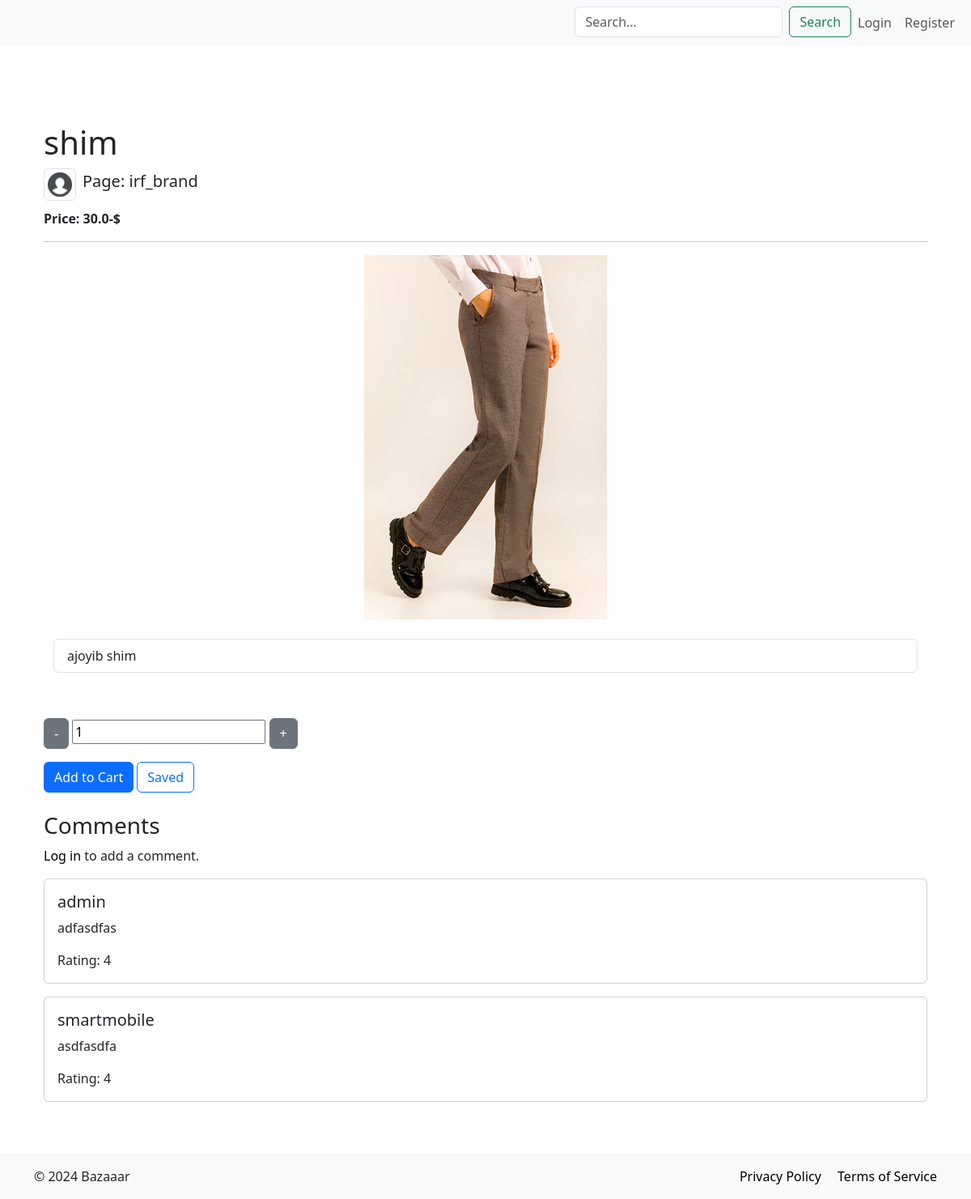
The page /page/1/product/10/detail/ on the database its author committed.
### products/models.py (models this page shows, shortened)
class Products(models.Model):
    category = models.ForeignKey(Category, on_delete=models.CASCADE)
    page = models.ForeignKey(Pages, on_delete=models.CASCADE)
    name = models.CharField(max_length=500)
    description = models.TextField()
    price = models.FloatField()
    discount = models.IntegerField(default=0, validators=[MinValueValidator(0), MaxValueValidator(100)])
    price_discount = models.FloatField(default=0)
    class Meta:
        db_table = 'Products'

class Pages(models.Model):
    account = models.ForeignKey(User, on_delete=models.CASCADE)
    category = models.ForeignKey(Category, on_delete=models.CASCADE)
    name = models.CharField(max_length=300, unique=True)
    description = models.TextField(null=True)
    created_at = models.DateTimeField(default=timezone.now)
    class Meta:
        db_table = 'Pages'

class Images(models.Model):
    product = models.ForeignKey(Products, on_delete=models.CASCADE)
    image = models.ImageField(upload_to='images/')
    class Meta:
        db_table = 'Images'

class Comments(models.Model):
    product = models.ForeignKey(Products, on_delete=models.CASCADE)
    star_given = models.IntegerField(
        default=1,
        validators=[
            MaxValueValidator(5),
            MinValueValidator(1)
        ])
    comment = models.TextField()
    user = models.ForeignKey(User, on_delete=models.CASCADE)
    class Meta:
        db_table = "Comments"

### users/models.py (models this page shows, shortened)
class User(AbstractUser):
    image = models.ImageField(upload_to='users_img/', blank=True, null=True, default='default_img/user_img.png')
    class Meta:
        db_table = 'user'

### products/views.py (the view)
# urls.py: path('page/<int:page_id>/product/<int:product_id>/detail/', views.ProductDetailView.as_view(), name='product-detail'),
class ProductDetailView(View):
    def get(self, request, page_id, product_id, *args, **kwargs):
        page = get_object_or_404(Pages, id=page_id)
        product = get_object_or_404(Products, pk=product_id)
        productsave = SavedProduct.objects.filter(product=product)
        context = {
            'page_id': page_id,
            'product_id': product_id,
            'page': page,
            'product': product,
            'productsave': productsave,
        }
        return render(request, 'product/product_detail.html', context=context)

### products/templates/product/product_detail.html (shortened to what this page needs)
{% extends 'base.html' %}
{% block content %}
<div class="container mt-5">
    <h1>{{ product.name }}</h1>
    <div class="d-flex align-items-center">
        {% if product.page.account.image %}
            <img src="{{ page.account.image.url }}" alt="admin's profile" class="img-thumbnail me-2" style="max-width: 40px;">
        {% endif %}
        <h5>Page: {{ product.page.name }}</h5>
    </div>
    <p class="price">Price: {{ product.price_discount }}-$</p>
    <hr>
    {% if product.images_set.all %}
        <div id="carousel{{ product.id }}" class="carousel slide" data-bs-ride="carousel">
            <div class="carousel-inner">
                {% for image in product.images_set.all %}
                    <div class="carousel-item {% if forloop.first %}active{% endif %}">
                        <div class="carousel-image-container">
                            <img src="{{ image.image.url }}" class="d-block w-100 carousel-image" alt="{{ product.name }}">
                        </div>
                    </div>
                {% endfor %}
            </div>
            <button class="carousel-control-prev" type="button" data-bs-target="#carousel{{ product.id }}" data-bs-slide="prev">
                <span class="carousel-control-prev-icon" aria-hidden="true"></span>
            </button>
            <button class="carousel-control-next" type="button" data-bs-target="#carousel{{ product.id }}" data-bs-slide="next">
                <span class="carousel-control-next-icon" aria-hidden="true"></span>
            </button>
        </div>
    <div class="container mt-4">
        <div class="list-group">
            <p class="list-group-item list-group-item-action">{{ product.description }}</p>
        </div>
    </div>
        <br>
    {% else %}
        <p>No images available for this product.</p>
    {% endif %}
    <div class="quantity-selector mt-3">
        <button id="minus-button" class="btn btn-secondary">-</button>
        <input id="quantity-input" type="number" value="1" min="1" readonly>
        <button id="plus-button" class="btn btn-secondary">+</button>
    </div>
    <a id="add-to-cart-button" class="buy-now-button btn btn-primary mt-3" href="#">Add to Cart</a>
    <button id="save-button" class="btn {% if user.is_authenticated and product in user.savedproduct_set.all %}btn-primary{% else %}btn-outline-primary{% endif %} mt-3">
    </button>
    <div class="mt-4">
        <h3>Comments</h3>
        {% if user.is_authenticated %}
            <form id="comment-form" method="post" action="{% url 'products:add-comment' product.id %}">
                {% csrf_token %}
                {{ form.as_p }}
                <button type="submit" class="btn btn-primary">Add Comment</button>
            </form>
        {% else %}
            <p><a href="{% url 'user:login' %}">Log in</a> to add a comment.</p>
        {% endif %}
        <div id="comments-section" class="mt-3">
            {% for comment in product.comments_set.all %}
                <div class="card mb-3">
                    <div class="card-body">
                        <h5 class="card-title">{{ comment.user.username }}</h5>
                        <p class="card-text">{{ comment.comment }}</p>
                        <p class="card-text">Rating: {{ comment.star_given }}</p>
                    </div>
                </div>
            {% empty %}
                <p>No comments yet.</p>
            {% endfor %}
        </div>
    </div>
</div>
{% endblock content %}

### templates/base.html (style rules this page uses)
html, body { height: 100%; margin: 0; }
a { color: blue; text-decoration: none; }

### products/templates/product/product_detail.html (style rules this page uses)
.carousel-image-container { width: 300px; height: 100%; overflow: hidden; margin: 0 auto; }
.carousel-image { width: 100%; height: 100%; object-fit: cover; }
.price { margin-top: 10px; font-weight: bold; }
a { color: black; text-decoration: none; }

### rows shown on the page
Products: name "shim", page.name "irf_brand", price_discount "30.0", description "ajoyib shim"
Pages: account.image (picture)
Images: image (picture)
Comments: user.username "admin", comment "adfasdfas", star_given "4"
Comments: user.username "smartmobile", comment "asdfasdfa", star_given "4"
